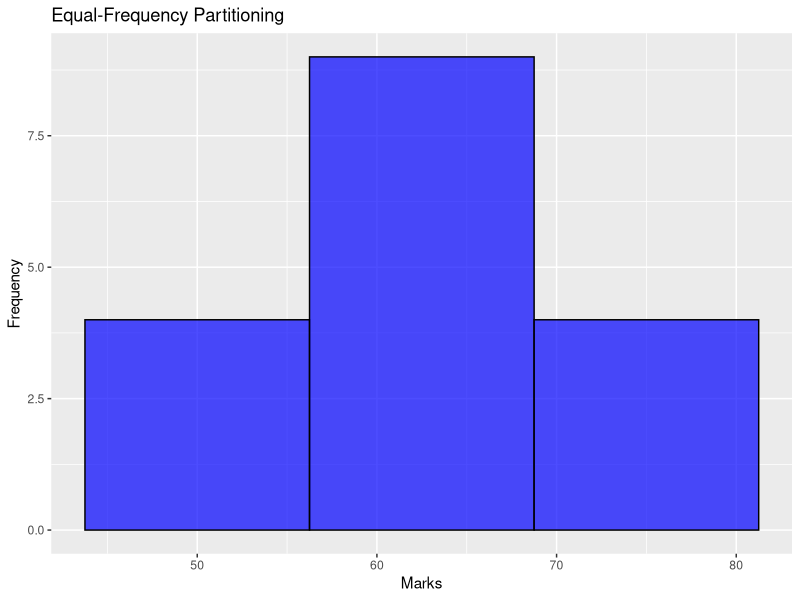
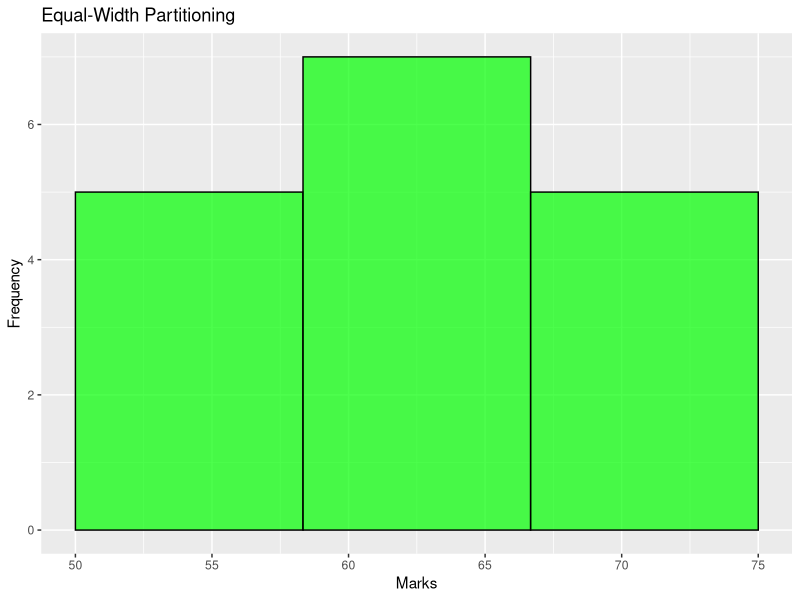

These figures' R source, in order:
# Data points
marks <- c(55, 60, 71, 63, 55, 65, 50, 55, 58, 59, 61, 63, 65, 67, 71, 72, 75)

# Number of bins
num_bins <- 3

# Equal-Frequency (Equi-Depth) Partitioning
# Number of data points per bin
bin_size <- length(marks) / num_bins

# Sorting the data
sorted_marks <- sort(marks)

# Creating the bins
bins_equal_frequency <- split(sorted_marks, ceiling(seq_along(sorted_marks) / bin_size))

# Display the bins
print("Equal-Frequency Bins:")
print(bins_equal_frequency)

# Equal-Width Partitioning
# Calculate the range of the data
range_marks <- range(marks)
min_mark <- range_marks[1]
max_mark <- range_marks[2]

# Calculate the width of each bin
bin_width <- (max_mark - min_mark) / num_bins

# Create the bins using cut
bins_equal_width <- cut(marks, breaks=seq(min_mark, max_mark, by=bin_width), include.lowest=TRUE, right=FALSE)

# Display the bins
print("Equal-Width Bins:")
print(split(marks, bins_equal_width))

# Load necessary library
library(ggplot2)

# Convert data to a data frame for ggplot
df <- data.frame(marks)

# Equal-Frequency Histogram
ggplot(df, aes(x=marks)) +
  geom_histogram(bins=3, fill="blue", color="black", alpha=0.7) +
  ggtitle("Equal-Frequency Partitioning") +
  xlab("Marks") +
  ylab("Frequency")

# Equal-Width Histogram
ggplot(df, aes(x=marks)) +
  geom_histogram(breaks=seq(min_mark, max_mark, by=bin_width), fill="green", color="black", alpha=0.7) +
  ggtitle("Equal-Width Partitioning") +
  xlab("Marks") +
  ylab("Frequency")
